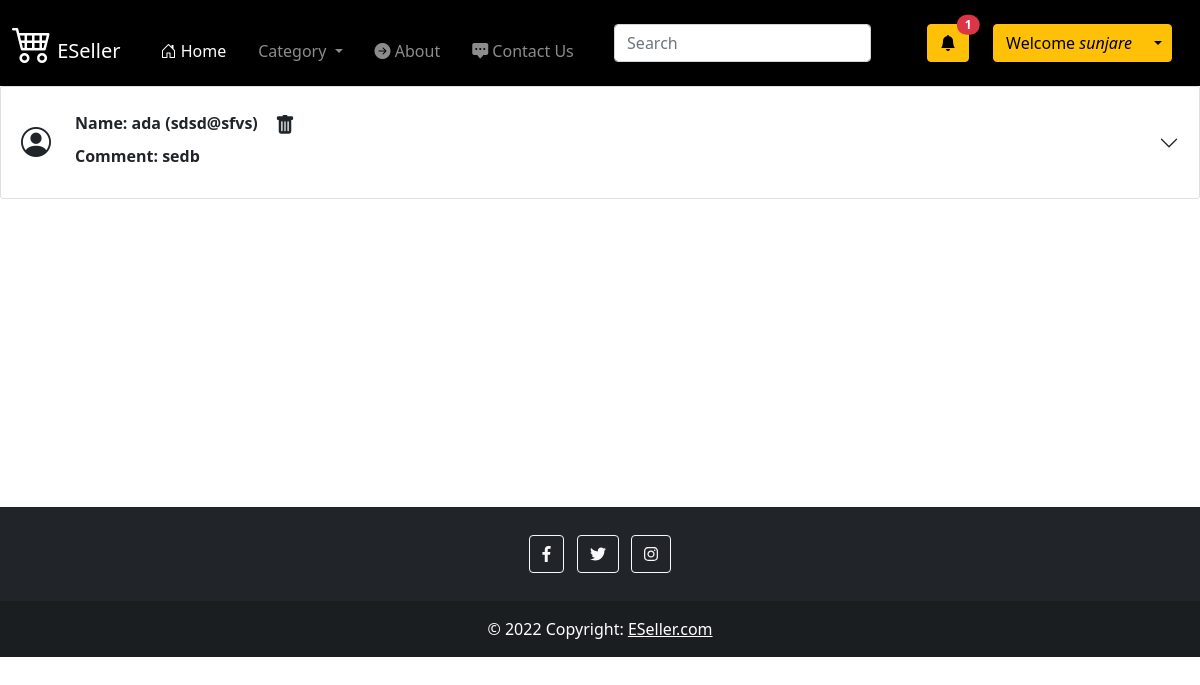
Screenshot of /replies_contact_admin (signed in) with the database file from the repository.
### home/models.py (models this page shows, shortened)
class Sent_replies(models.Model):
    message_sender = models.ForeignKey(Contact,on_delete=models.CASCADE, null=True)
    subject = models.TextField(max_length=100)
    reply = models.TextField(max_length=500)

class Contact(models.Model):
    message_id = models.AutoField(primary_key=True)
    name = models.CharField(max_length=100)
    email = models.CharField(max_length=100)
    phone = models.CharField(max_length=100);
    comment = models.TextField(max_length=100)
    date = models.DateField()
    is_replied = models.BooleanField(default=False)

### home/views.py (the view)
# urls.py: path("replies_contact_admin",views.replies_contact_admin, name='replies_contact_admin'),
@login_required(login_url='/login')
def replies_contact_admin(request):
    if request.user.is_superuser :
        sent_replies = Sent_replies.objects.all()
        params = {'sent_replies': sent_replies}
        return render(request,'replies_contact_admin.html',params)

### templates/replies_contact_admin.html (shortened to what this page needs)
{% extends 'base.html' %} {% block title %} Replies {% endblock title %}
{%block body %}
<div class="overflow-scroll" style="height:421px;">
{% for i in sent_replies %}
<div class="accordion" id="accordionExample" >
  <div class="accordion-item">
    <h2 class="accordion-header" id="headingTwo-{{ forloop.counter }}">
      <button
        class="accordion-button collapsed"
        type="button"
        data-bs-toggle="collapse"
        data-bs-target="#collapseTwo-{{ forloop.counter }}"
        aria-expanded="false"
        aria-controls="collapseTwo"
      >
      <i class="bi bi-person-circle me-4" style="font-size: 30px"></i>
      <strong>Name:
        {{i.message_sender.name}}
        ({{i.message_sender.email}})
        <a class="btn me-5" href="{% url 'deleteEmails_Sent_replies_admin' i.message_sender.message_id %}" role="button"><i class="bi bi-trash-fill" style="font-size: 20px"></i></a>
        <br>
        <div class="container px-0 mx-0 mb-3">
          Comment:
          {{i.message_sender.comment}}
        </div>
          </strong>
      </button>
    </h2>
  </div>
</div>
{% endfor %}
</div>
{% endblock body %}

### templates/base.html (shortened to what this page needs)
<!DOCTYPE html>
<html lang="en">
{% load static %}
<head>
  <link href="https://cdn.jsdelivr.net/npm/bootstrap@5.1.3/dist/css/bootstrap.min.css" rel="stylesheet"
 />
  <link rel="stylesheet" href="https://cdn.jsdelivr.net/npm/bootstrap-icons@1.7.2/font/bootstrap-icons.css" />
</head>
<body>
  <nav class="navbar navbar-expand-lg navbar-dark" style="background-color: #000000;">
    <div class="container-fluid">
      <a class="navbar-brand" href="/">
        <i class="bi bi-cart4" style="font-size: 40px"></i>
        ESeller
      </a>
      <div class="collapse navbar-collapse" id="navbarSupportedContent">
        <ul class="navbar-nav me-auto mb-2 mb-lg-0">
          <li class="nav-item ms-3">
            <a class="nav-link active mt-3" aria-current="page" href="/">
              <i class="bi bi-house-door"></i> Home</a>
          </li>
          <li class="nav-item dropdown ms-3">
            <a class="nav-link dropdown-toggle mt-3" href="#" id="navbarDropdown" role="button"
              data-bs-toggle="dropdown" aria-expanded="false">
              Category
            </a>
          </li>
          <li class="nav-item ms-3">
            <a class="nav-link mt-3" href="/about">
              <i class="bi bi-arrow-right-circle-fill"></i> About</a>
          </li>
          <li class="nav-item ms-3">
            <a class="nav-link mt-3" href="/contact">
              <i class="bi bi-chat-square-dots-fill"></i>
              Contact Us</a>
          </li>
        </ul>
        <form class="d-flex mb-3 mt-3 me-5">
          <input class="form-control me-2" type="search" placeholder="Search" aria-label="Search" />
        </form>
        {% if user.is_authenticated %}
        {% if user.is_superuser%}
        <button type="button" class="btn btn-warning position-relative me-4">
          <i class="bi bi-bell-fill"></i>
          <span class="position-absolute top-0 start-100 translate-middle badge rounded-pill bg-danger">
            1
          </span>
        </button>
        {% else %}
        <a type="button" class="btn btn-warning me-2" href="/cart"><i class="bi bi-bag-check-fill"></i> Cart(<b>{{number_of_product_in_cart}}</b>)</a>
        {% endif %}
        <div class="btn-group me-3">
          <button type="button" class="btn btn-warning">
            Welcome <i>{{request.user}}</i>
          </button>
          <button type="button" class="btn btn-warning dropdown-toggle dropdown-toggle-split" data-bs-toggle="dropdown"
            aria-expanded="false">
          </button>
        </div>
        {%endif%}
      </div>
    </div>
  </nav>
  {% block body %}{% endblock body %}
    <footer class="bg-dark text-center text-white last-part">
      <div class="container p-4 pb-0">
        <section class="mb-4">
          <a class="btn btn-outline-light btn-floating m-1" href="https://facebook.com/home" role="button"><i class="fab fa-facebook-f"></i></a>
          <a class="btn btn-outline-light btn-floating m-1" href="https://twitter.com" role="button"
            ><i class="fab fa-twitter"></i
          ></a>
          <a class="btn btn-outline-light btn-floating m-1" href="https://instagram.com" role="button"
            ><i class="fab fa-instagram"></i
          ></a>
        </section>
      </div>
      <div class="text-center p-3" style="background-color: rgba(0, 0, 0,0.2);">
        © 2022 Copyright:
        <a class="text-white" href="https://eseller.com">ESeller.com</a>
      </div>
    </footer>
</body>
</html>

### rows the page displays
Sent_replies: message_sender.name "ada", message_sender.email "sdsd@sfvs", message_sender.comment "sedb"

### other values shown
{{ request.user }} "sunjare"
